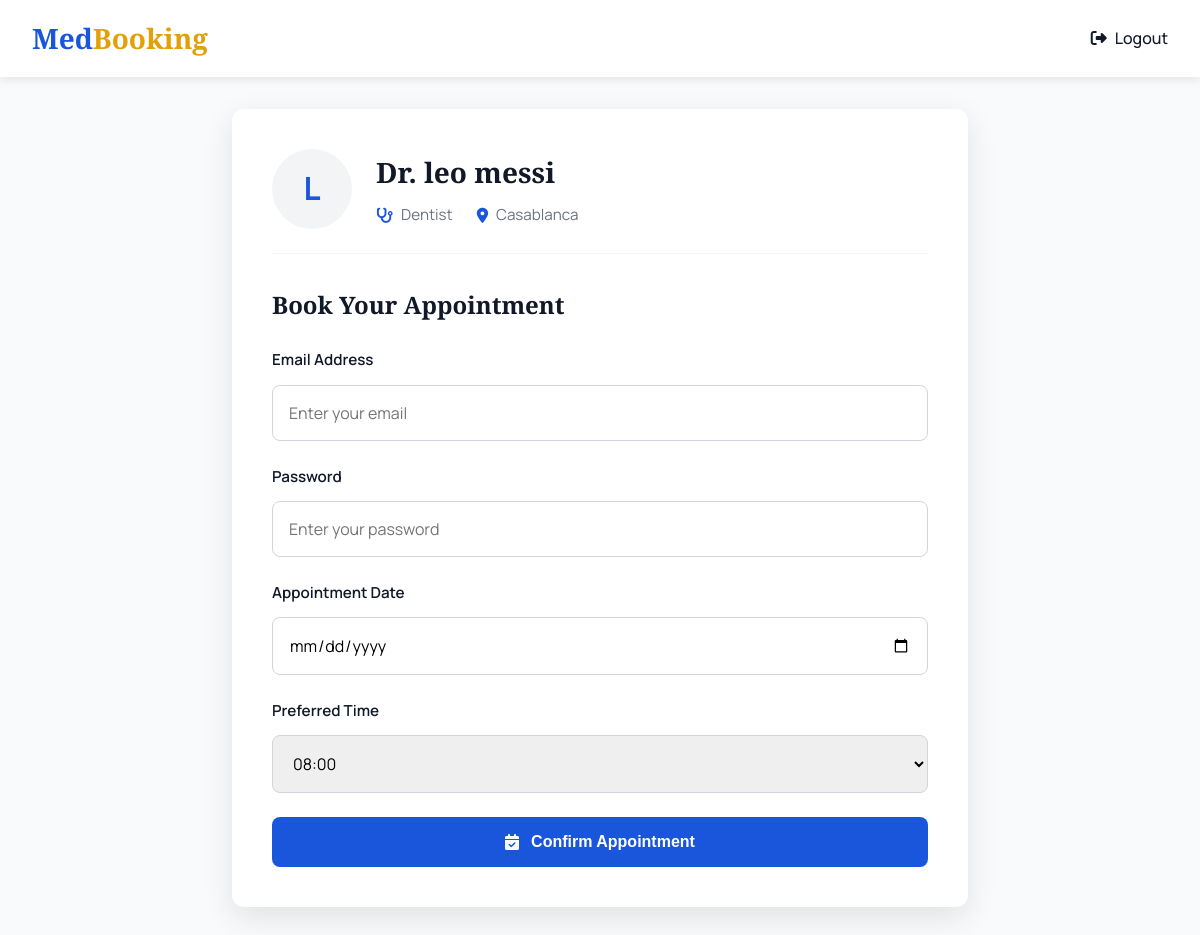
Screenshot of /book_appointment/3/ (signed in) with the database file from the repository.
### medbooking/models.py (models this page shows, shortened)
class Doctor(models.Model):
    GENDER_CHOICES = [
        ('Male', 'Male'),
        ('Female', 'Female'),
    ]
    name = models.CharField(max_length=150)
    email = models.EmailField(unique=True)
    age = models.PositiveIntegerField(default=18)
    password = models.CharField(max_length=128)
    city = models.CharField(max_length=100)
    gender = models.CharField(max_length=6, choices=GENDER_CHOICES, default='Male' )
    specialty = models.CharField(max_length=100)
    clinic_address = models.TextField()
    experience_years = models.IntegerField()

### medbooking/views.py (the view, shortened to what this page needs)
# urls.py: path('book_appointment/<int:doctor_id>/', views.book_appointment, name='book_appointment'),
@login_required
def book_appointment(request, doctor_id):
    doctor = Doctor.objects.get(id=doctor_id)
    times = []
    for hour in range(8, 18):  # 8:00 to 17:30
        times.append(f"{hour:02d}:00")
        times.append(f"{hour:02d}:30")
    return render(request, 'book_appointment.html', {'doctor': doctor, 'times': times})

### medbooking/templates/book_appointment.html (shortened to what this page needs)
<!DOCTYPE html>
<html lang="en">
<head>
    <link rel="stylesheet" href="https://cdnjs.cloudflare.com/ajax/libs/font-awesome/6.4.0/css/all.min.css">
</head>
<body>
    <nav class="navbar">
        <div class="logo">Med<span>Booking</span></div>
        <div class="nav-links">
            {% if user.is_authenticated %}
                <a href="{% url 'home' %}">
                    <i class="fas fa-sign-out-alt"></i>
                    <span>Logout</span>
                </a>
            {% else %}
                <div class="auth-links">
                    <a href="{% url 'p_register' %}" class="auth-link">Login</a>
                    <span>|</span>
                    <a href="{% url 'p_register' %}" class="auth-link register">Don't have an account? Register</a>
                </div>
            {% endif %}
        </div>
    </nav>
    <div class="container">
        <div class="appointment-card">
            <div class="doctor-header">
                <div class="doctor-avatar">
                    {{ doctor.name|first|upper }}
                </div>
                <div class="doctor-info">
                    <h1>Dr. {{ doctor.name }}</h1>
                    <div class="doctor-meta">
                        <div class="meta-item">
                            <i class="fas fa-stethoscope"></i>
                            <span>{{ doctor.specialty }}</span>
                        </div>
                        <div class="meta-item">
                            <i class="fas fa-map-marker-alt"></i>
                            <span>{{ doctor.city }}</span>
                        </div>
                    </div>
                </div>
            </div>
            <h2 class="form-title">Book Your Appointment</h2>
            <form action="" method="post">
                <div class="form-group">
                    <label for="email">Email Address</label>
                    <input type="email" id="email" name="email" placeholder="Enter your email" required>
                </div>
                <div class="form-group">
                    <label for="password">Password</label>
                    <input type="password" id="password" name="password" placeholder="Enter your password" required>
                </div>
                <div class="form-group">
                    <label for="date">Appointment Date</label>
                    <input type="date" id="date" name="date" required>
                </div>
                <div class="form-group">
                    <label for="time">Preferred Time</label>
                    <select id="time" name="time" required>
                        {% for t in times %}
                            <option value="{{ t }}">{{ t }}</option>
                        {% endfor %}
                    </select>
                </div>
                <button type="submit" class="btn btn-primary">
                    <i class="fas fa-calendar-check"></i> Confirm Appointment
                </button>
            </form>
        </div>
    </div>
</body>
</html>

### medbooking/templates/book_appointment.html (style rules this page uses)
:root { --primary-blue: #1a56db; --secondary-blue: #3f83f8; --accent-yellow: #e3a008; --dark-gray: #111827; --medium-gray: #6b7280; --light-gray: #f3f4f6; --white: #ffffff; --error-red: #dc2626; }
* { margin: 0; padding: 0; box-sizing: border-box; }
body { font-family: 'Manrope', sans-serif; background-color: #f8fafc; color: var(--dark-gray); line-height: 1.6; }
.navbar { background-color: var(--white); box-shadow: 0 2px 10px rgba(0, 0, 0, 0.1); padding: 1rem 2rem; display: flex; justify-content: space-between; align-items: center; }
.logo { font-family: 'Playfair Display', serif; font-weight: 700; font-size: 1.75rem; color: var(--primary-blue); }
.logo span { color: var(--accent-yellow); }
.nav-links { display: flex; align-items: center; gap: 1.5rem; }
.nav-links a { text-decoration: none; color: var(--dark-gray); font-weight: 500; display: flex; align-items: center; gap: 0.5rem; transition: color 0.2s ease; }
.container { max-width: 800px; margin: 2rem auto; padding: 0 2rem; }
.appointment-card { background-color: var(--white); border-radius: 12px; box-shadow: 0 10px 30px rgba(0, 0, 0, 0.1); padding: 2.5rem; margin-top: 2rem; }
.doctor-header { display: flex; align-items: center; margin-bottom: 2rem; padding-bottom: 1.5rem; border-bottom: 1px solid var(--light-gray); }
.doctor-avatar { width: 80px; height: 80px; border-radius: 50%; background-color: var(--light-gray); display: flex; align-items: center; justify-content: center; margin-right: 1.5rem; color: var(--primary-blue); font-size: 2rem; font-weight: bold; }
.doctor-info h1 { font-family: 'Playfair Display', serif; font-size: 1.75rem; margin-bottom: 0.5rem; }
.doctor-meta { display: flex; gap: 1.5rem; margin-top: 0.5rem; }
.meta-item { display: flex; align-items: center; color: var(--medium-gray); font-size: 0.95rem; }
.meta-item i { margin-right: 0.5rem; color: var(--primary-blue); }
.form-title { font-family: 'Playfair Display', serif; font-size: 1.5rem; margin-bottom: 1.5rem; color: var(--dark-gray); }
.form-group { margin-bottom: 1.5rem; }
label { display: block; margin-bottom: 0.75rem; font-weight: 600; font-size: 0.95rem; color: var(--dark-gray); }
input, select { width: 100%; padding: 1rem; border: 1px solid #d1d5db; border-radius: 8px; font-family: 'Manrope', sans-serif; font-size: 1rem; transition: all 0.2s ease; }
.btn { padding: 1rem 2rem; border-radius: 8px; font-weight: 600; font-size: 1rem; cursor: pointer; transition: all 0.2s ease; display: inline-flex; align-items: center; justify-content: center; gap: 0.75rem; border: none; }
.btn-primary { background-color: var(--primary-blue); color: white; width: 100%; }

### rows the page displays
Doctor: name|first "L", name "leo messi", specialty "Dentist", city "Casablanca"

### other values shown
form field time "08:00"
